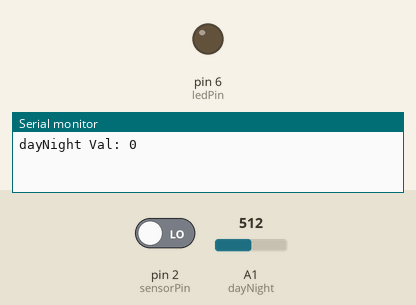
Simulated run of this sketch. Board: Arduino Uno, built with avr-gcc and run on an emulated ATmega328P. Shown: output pins drawn as LEDs (lit = HIGH), the last lines printed to the serial monitor. The test bench sets the inputs (shaded band); at power-on: A1 (dayNight) = 512, pin 2 (sensorPin) LOW.

Above: at 1.2 s.
1.3 s: A1 (dayNight) set to 67
3.2 s: A1 (dayNight) set to 54
At 4.4 s:
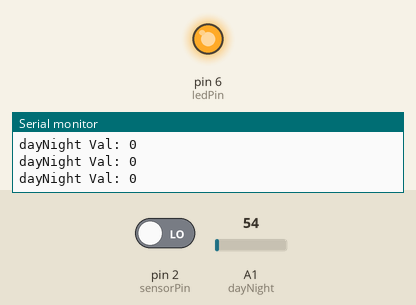
Timing chart, 0 to 6.2 s (numbered marks = the images above; inputs shaded):
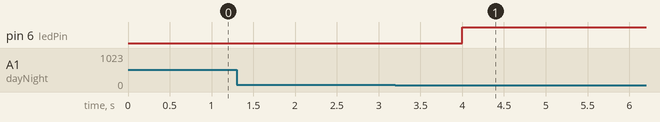

Measured:
- the behaviour switches between 61 and 60 on A1 (dayNight) (found by bisection; images 0 and 1)
- after the input at 3.2 s, pin 6 (ledPin): LOW → HIGH after 0.80 s

The sketch:

MotionSensor.ino
```cpp
const int sensorPin = 2;
const int ledPin = 6;
const int dayNight = A1;

unsigned long lastMillis = 0;
unsigned long minute = 1;
int dayNightThreshold = 60;
unsigned long interval = minute * 60 * 1000;

unsigned long lastOneSecMillis = 0;

int lightOn = 0;
int isDark = 0;

void setup(){
  Serial.begin(9600);
  pinMode(sensorPin, INPUT);
  pinMode(ledPin, OUTPUT);
  digitalWrite(ledPin, LOW);
}

void loop(){
  int sensorVal = digitalRead(sensorPin);
  if(lightOn && (millis() - lastMillis >= interval)){
    if(sensorVal == HIGH){
      digitalWrite(ledPin, LOW);
      lightOn = 0;
    }
  }
  if(sensorVal == LOW){
    if(isDark){
      digitalWrite(ledPin, HIGH);
      lightOn = 1;
    }
    lastMillis = millis();
  }

  if(millis() - lastOneSecMillis >= 1000){
    int dayNightVal = analogRead(dayNight);
    Serial.println("dayNight Val: "+(String)(sensorVal == HIGH ? "1":"0"));
    if(dayNightVal <= dayNightThreshold){
      isDark = 1;
    }else{
      isDark = 0;
    }
    lastOneSecMillis = millis();
  }
}
```
